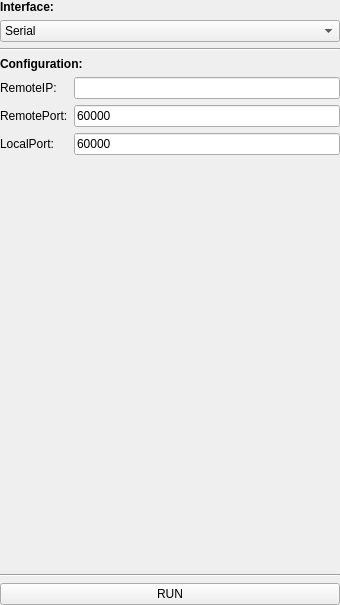
<?xml version="1.0" encoding="UTF-8"?>
<ui version="4.0">
 <class>tab_interfaces</class>
 <widget class="QWidget" name="tab_interfaces">
  <property name="geometry">
   <rect>
    <x>0</x>
    <y>0</y>
    <width>340</width>
    <height>605</height>
   </rect>
  </property>
  <property name="sizePolicy">
   <sizepolicy hsizetype="Minimum" vsizetype="Minimum">
    <horstretch>0</horstretch>
    <verstretch>0</verstretch>
   </sizepolicy>
  </property>
  <property name="windowTitle">
   <string>Form</string>
  </property>
  <layout class="QVBoxLayout" name="verticalLayout">
   <property name="leftMargin">
    <number>0</number>
   </property>
   <property name="topMargin">
    <number>0</number>
   </property>
   <property name="rightMargin">
    <number>0</number>
   </property>
   <property name="bottomMargin">
    <number>0</number>
   </property>
   <item>
    <widget class="QLabel" name="label_44">
     <property name="font">
      <font>
       <weight>75</weight>
       <bold>true</bold>
      </font>
     </property>
     <property name="text">
      <string>Interface:</string>
     </property>
    </widget>
   </item>
   <item>
    <widget class="QComboBox" name="cmb_interface">
     <property name="sizePolicy">
      <sizepolicy hsizetype="Minimum" vsizetype="Fixed">
       <horstretch>0</horstretch>
       <verstretch>0</verstretch>
      </sizepolicy>
     </property>
     <item>
      <property name="text">
       <string>Serial</string>
      </property>
     </item>
     <item>
      <property name="text">
       <string>TCP Server</string>
      </property>
     </item>
     <item>
      <property name="text">
       <string>TCP Client</string>
      </property>
     </item>
     <item>
      <property name="text">
       <string>UDP</string>
      </property>
     </item>
    </widget>
   </item>
   <item>
    <widget class="Line" name="line_2">
     <property name="orientation">
      <enum>Qt::Horizontal</enum>
     </property>
    </widget>
   </item>
   <item>
    <widget class="QStackedWidget" name="pages">
     <property name="currentIndex">
      <number>3</number>
     </property>
     <widget class="QWidget" name="page_serial">
      <layout class="QGridLayout" name="gridLayout_2" columnstretch="0,1,1">
       <property name="leftMargin">
        <number>0</number>
       </property>
       <property name="topMargin">
        <number>0</number>
       </property>
       <property name="rightMargin">
        <number>0</number>
       </property>
       <property name="bottomMargin">
        <number>0</number>
       </property>
       <item row="6" column="0">
        <widget class="QLabel" name="label_25">
         <property name="text">
          <string>Parity:</string>
         </property>
        </widget>
       </item>
       <item row="6" column="1" colspan="2">
        <widget class="QComboBox" name="cmb_serial_parity">
         <item>
          <property name="text">
           <string>None</string>
          </property>
         </item>
         <item>
          <property name="text">
           <string>Odd</string>
          </property>
         </item>
         <item>
          <property name="text">
           <string>Even</string>
          </property>
         </item>
        </widget>
       </item>
       <item row="3" column="0">
        <widget class="QLabel" name="label_28">
         <property name="text">
          <string>BaudRate:</string>
         </property>
        </widget>
       </item>
       <item row="9" column="0">
        <spacer name="verticalSpacer_4">
         <property name="orientation">
          <enum>Qt::Vertical</enum>
         </property>
         <property name="sizeHint" stdset="0">
          <size>
           <width>20</width>
           <height>236</height>
          </size>
         </property>
        </spacer>
       </item>
       <item row="4" column="0">
        <widget class="QLabel" name="label_24">
         <property name="text">
          <string>DataBits:</string>
         </property>
        </widget>
       </item>
       <item row="8" column="2">
        <widget class="QCheckBox" name="chk_serial_signal_RTS">
         <property name="enabled">
          <bool>false</bool>
         </property>
         <property name="text">
          <string>RTS</string>
         </property>
        </widget>
       </item>
       <item row="7" column="1" colspan="2">
        <widget class="QComboBox" name="cmb_serial_flowcontrol">
         <item>
          <property name="text">
           <string>None</string>
          </property>
         </item>
         <item>
          <property name="text">
           <string>Hard</string>
          </property>
         </item>
         <item>
          <property name="text">
           <string>Soft</string>
          </property>
         </item>
        </widget>
       </item>
       <item row="5" column="0">
        <widget class="QLabel" name="label_27">
         <property name="text">
          <string>StopBits:</string>
         </property>
        </widget>
       </item>
       <item row="4" column="1" colspan="2">
        <widget class="QComboBox" name="cmb_serial_databits">
         <property name="currentIndex">
          <number>3</number>
         </property>
         <item>
          <property name="text">
           <string>5</string>
          </property>
         </item>
         <item>
          <property name="text">
           <string>6</string>
          </property>
         </item>
         <item>
          <property name="text">
           <string>7</string>
          </property>
         </item>
         <item>
          <property name="text">
           <string>8</string>
          </property>
         </item>
        </widget>
       </item>
       <item row="3" column="1" colspan="2">
        <widget class="QComboBox" name="cmb_serial_baudrate">
         <property name="editable">
          <bool>true</bool>
         </property>
         <property name="currentIndex">
          <number>1</number>
         </property>
         <item>
          <property name="text">
           <string>9600</string>
          </property>
         </item>
         <item>
          <property name="text">
           <string>115200</string>
          </property>
         </item>
         <item>
          <property name="text">
           <string>460800</string>
          </property>
         </item>
         <item>
          <property name="text">
           <string>921600</string>
          </property>
         </item>
        </widget>
       </item>
       <item row="8" column="0">
        <widget class="QLabel" name="label_23">
         <property name="text">
          <string>Signal:</string>
         </property>
        </widget>
       </item>
       <item row="8" column="1">
        <widget class="QCheckBox" name="chk_serial_signal_DTR">
         <property name="enabled">
          <bool>false</bool>
         </property>
         <property name="text">
          <string>DTR</string>
         </property>
        </widget>
       </item>
       <item row="1" column="0">
        <widget class="QLabel" name="label_26">
         <property name="text">
          <string>Port:</string>
         </property>
        </widget>
       </item>
       <item row="5" column="1" colspan="2">
        <widget class="QComboBox" name="cmb_serial_stopbits">
         <item>
          <property name="text">
           <string>1</string>
          </property>
         </item>
         <item>
          <property name="text">
           <string>1.5</string>
          </property>
         </item>
         <item>
          <property name="text">
           <string>2</string>
          </property>
         </item>
        </widget>
       </item>
       <item row="2" column="0" colspan="3">
        <widget class="QLabel" name="label_serial_port_desc">
         <property name="font">
          <font>
           <family>Arial</family>
           <pointsize>7</pointsize>
           <kerning>true</kerning>
          </font>
         </property>
         <property name="styleSheet">
          <string notr="true">color:grey;</string>
         </property>
         <property name="text">
          <string notr="true"/>
         </property>
         <property name="scaledContents">
          <bool>true</bool>
         </property>
         <property name="alignment">
          <set>Qt::AlignLeading|Qt::AlignLeft|Qt::AlignTop</set>
         </property>
        </widget>
       </item>
       <item row="1" column="1" colspan="2">
        <widget class="QComboBox" name="cmb_serial_port">
         <property name="editable">
          <bool>false</bool>
         </property>
        </widget>
       </item>
       <item row="0" column="0" colspan="3">
        <widget class="QLabel" name="label_29">
         <property name="font">
          <font>
           <weight>75</weight>
           <bold>true</bold>
           <kerning>true</kerning>
          </font>
         </property>
         <property name="text">
          <string>Configuration:</string>
         </property>
        </widget>
       </item>
       <item row="7" column="0">
        <widget class="QLabel" name="label_30">
         <property name="sizePolicy">
          <sizepolicy hsizetype="MinimumExpanding" vsizetype="Preferred">
           <horstretch>0</horstretch>
           <verstretch>0</verstretch>
          </sizepolicy>
         </property>
         <property name="text">
          <string>FlowControl:</string>
         </property>
        </widget>
       </item>
      </layout>
     </widget>
     <widget class="QWidget" name="page_tcpser">
      <layout class="QGridLayout" name="gridLayout">
       <property name="leftMargin">
        <number>0</number>
       </property>
       <property name="topMargin">
        <number>0</number>
       </property>
       <property name="rightMargin">
        <number>0</number>
       </property>
       <property name="bottomMargin">
        <number>0</number>
       </property>
       <item row="0" column="0" colspan="2">
        <widget class="QLabel" name="label_35">
         <property name="font">
          <font>
           <weight>75</weight>
           <bold>true</bold>
          </font>
         </property>
         <property name="text">
          <string>Configuration:</string>
         </property>
        </widget>
       </item>
       <item row="1" column="0">
        <widget class="QLabel" name="label_32">
         <property name="text">
          <string>IP:</string>
         </property>
        </widget>
       </item>
       <item row="1" column="1">
        <widget class="QLabel" name="label_tcp_server_local_ip">
         <property name="text">
          <string/>
         </property>
        </widget>
       </item>
       <item row="2" column="0">
        <widget class="QLabel" name="label_36">
         <property name="text">
          <string>Port:</string>
         </property>
        </widget>
       </item>
       <item row="2" column="1">
        <widget class="QLineEdit" name="input_tcp_server_port">
         <property name="text">
          <string>60000</string>
         </property>
        </widget>
       </item>
       <item row="3" column="0" colspan="2">
        <widget class="Line" name="line">
         <property name="orientation">
          <enum>Qt::Horizontal</enum>
         </property>
        </widget>
       </item>
       <item row="4" column="0" colspan="2">
        <widget class="QLabel" name="label_33">
         <property name="font">
          <font>
           <weight>75</weight>
           <italic>false</italic>
           <bold>true</bold>
          </font>
         </property>
         <property name="text">
          <string>Connections:</string>
         </property>
        </widget>
       </item>
       <item row="5" column="0">
        <widget class="QLabel" name="label_34">
         <property name="text">
          <string>Count:</string>
         </property>
        </widget>
       </item>
       <item row="5" column="1">
        <widget class="QLineEdit" name="label_tcp_server_count_of_connections">
         <property name="readOnly">
          <bool>true</bool>
         </property>
        </widget>
       </item>
       <item row="6" column="0">
        <widget class="QLabel" name="label_31">
         <property name="text">
          <string>Clients:</string>
         </property>
        </widget>
       </item>
       <item row="6" column="1">
        <widget class="QCheckBox" name="chk_tcp_server_transmit">
         <property name="text">
          <string>transmit</string>
         </property>
        </widget>
       </item>
       <item row="7" column="0" colspan="2">
        <widget class="QListWidget" name="list_clients"/>
       </item>
      </layout>
     </widget>
     <widget class="QWidget" name="page_tcpcli">
      <layout class="QGridLayout" name="gridLayout_4">
       <property name="leftMargin">
        <number>0</number>
       </property>
       <property name="topMargin">
        <number>0</number>
       </property>
       <property name="rightMargin">
        <number>0</number>
       </property>
       <property name="bottomMargin">
        <number>0</number>
       </property>
       <item row="0" column="0" colspan="2">
        <widget class="QLabel" name="label_39">
         <property name="font">
          <font>
           <weight>75</weight>
           <bold>true</bold>
          </font>
         </property>
         <property name="text">
          <string>Configuration:</string>
         </property>
        </widget>
       </item>
       <item row="1" column="0">
        <widget class="QLabel" name="label_37">
         <property name="text">
          <string>IP:</string>
         </property>
        </widget>
       </item>
       <item row="1" column="1">
        <widget class="QLineEdit" name="input_tcp_client_ip">
         <property name="toolTip">
          <string/>
         </property>
        </widget>
       </item>
       <item row="2" column="0">
        <widget class="QLabel" name="label_38">
         <property name="text">
          <string>Port:</string>
         </property>
        </widget>
       </item>
       <item row="2" column="1">
        <widget class="QLineEdit" name="input_tcp_client_port">
         <property name="text">
          <string>60000</string>
         </property>
        </widget>
       </item>
       <item row="3" column="1">
        <widget class="QCheckBox" name="chk_tcp_client_auto_reconnect">
         <property name="text">
          <string>Auto Reconnect</string>
         </property>
        </widget>
       </item>
       <item row="4" column="0">
        <spacer name="verticalSpacer_7">
         <property name="orientation">
          <enum>Qt::Vertical</enum>
         </property>
         <property name="sizeHint" stdset="0">
          <size>
           <width>20</width>
           <height>40</height>
          </size>
         </property>
        </spacer>
       </item>
      </layout>
     </widget>
     <widget class="QWidget" name="page_udp">
      <layout class="QGridLayout" name="gridLayout_5">
       <property name="leftMargin">
        <number>0</number>
       </property>
       <property name="topMargin">
        <number>0</number>
       </property>
       <property name="rightMargin">
        <number>0</number>
       </property>
       <property name="bottomMargin">
        <number>0</number>
       </property>
       <item row="0" column="0" colspan="2">
        <widget class="QLabel" name="label_43">
         <property name="font">
          <font>
           <weight>75</weight>
           <bold>true</bold>
          </font>
         </property>
         <property name="text">
          <string>Configuration:</string>
         </property>
        </widget>
       </item>
       <item row="1" column="0">
        <widget class="QLabel" name="label_40">
         <property name="text">
          <string>RemoteIP:</string>
         </property>
        </widget>
       </item>
       <item row="1" column="1">
        <widget class="QLineEdit" name="input_udp_remote_ip"/>
       </item>
       <item row="2" column="0">
        <widget class="QLabel" name="label_41">
         <property name="text">
          <string>RemotePort:</string>
         </property>
        </widget>
       </item>
       <item row="2" column="1">
        <widget class="QLineEdit" name="input_udp_remote_port">
         <property name="text">
          <string>60000</string>
         </property>
        </widget>
       </item>
       <item row="3" column="0">
        <widget class="QLabel" name="label_42">
         <property name="text">
          <string>LocalPort:</string>
         </property>
        </widget>
       </item>
       <item row="3" column="1">
        <widget class="QLineEdit" name="input_udp_local_ip">
         <property name="text">
          <string>60000</string>
         </property>
        </widget>
       </item>
       <item row="4" column="0">
        <spacer name="verticalSpacer_8">
         <property name="orientation">
          <enum>Qt::Vertical</enum>
         </property>
         <property name="sizeHint" stdset="0">
          <size>
           <width>20</width>
           <height>373</height>
          </size>
         </property>
        </spacer>
       </item>
      </layout>
     </widget>
    </widget>
   </item>
   <item>
    <widget class="Line" name="line_3">
     <property name="orientation">
      <enum>Qt::Horizontal</enum>
     </property>
    </widget>
   </item>
   <item>
    <widget class="QPushButton" name="btn_run">
     <property name="text">
      <string>RUN</string>
     </property>
     <property name="checkable">
      <bool>true</bool>
     </property>
    </widget>
   </item>
  </layout>
 </widget>
 <resources/>
 <connections/>
</ui>
